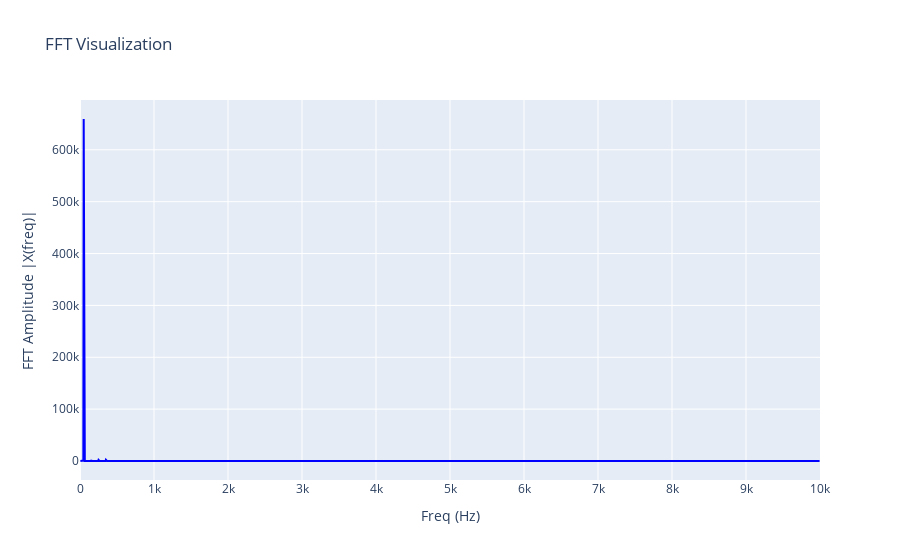

Notebook source saved alongside this figure:
### Code cell
freq, freq_amplitudes, dominant_freq, other_freq, THD_V1_filt = THD(signal=V1_filt, fs=sampling_freq, THD_threshold=8.)

print(f'\nPrime Harmonic:                     {dominant_freq} Hz')
print(f'Next 10 Harmonics:                  {other_freq[:10]}\n')
print(f'Total Harmonic Distortion (THD):    {THD_V1_filt} %')

fig = go.Figure()

fig.add_trace(go.Scatter(x=freq, y=freq_amplitudes, mode='lines', line=dict(color='blue'), name='FFT Amplitude |X(freq)|'))
fig.update_layout(
    title='FFT Visualization',
    xaxis_title='Freq (Hz)',
    yaxis_title='FFT Amplitude |X(freq)|',
    xaxis=dict(range=[0, sampling_freq/2])
)

fig.show()

### Figure 1 — Plotly figure (JSON) as saved in the notebook; plotly's stock layout.template omitted (floating-point values rounded to 4 significant figures; data arrays with more than 128 entries replaced by an {"elided": "..."} marker saying what was removed)
{"data": [{"line": {"color": "blue"}, "mode": "lines", "name": "FFT Amplitude |X(freq)|", "type": "scatter", "x": {"elided": "1999 int values"}, "y": {"elided": "1999 float values"}}], "layout": {"title": {"text": "FFT Visualization"}, "xaxis": {"range": [0, 10000], "title": {"text": "Freq (Hz)"}}, "yaxis": {"title": {"text": "FFT Amplitude |X(freq)|"}}}}
